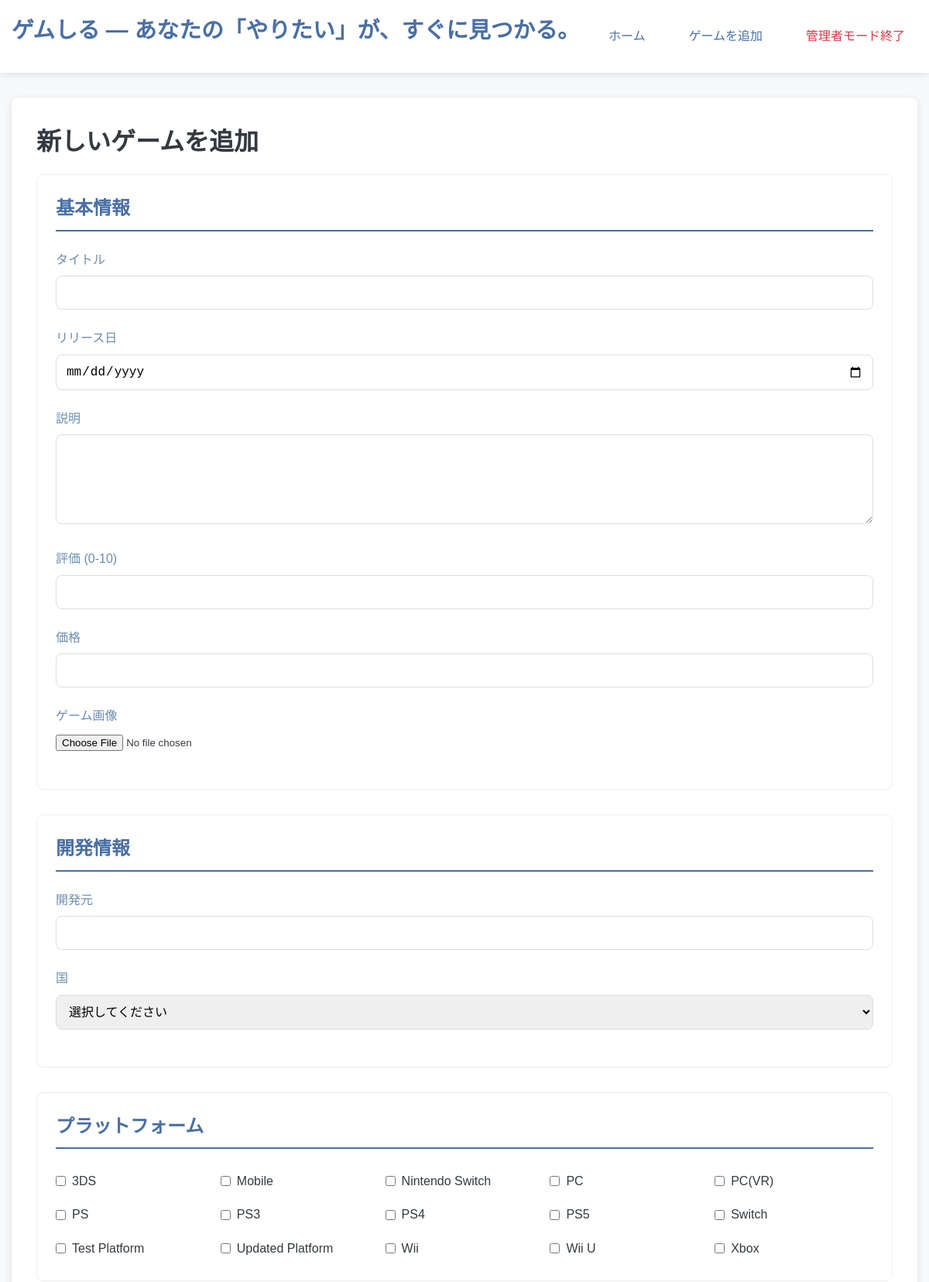
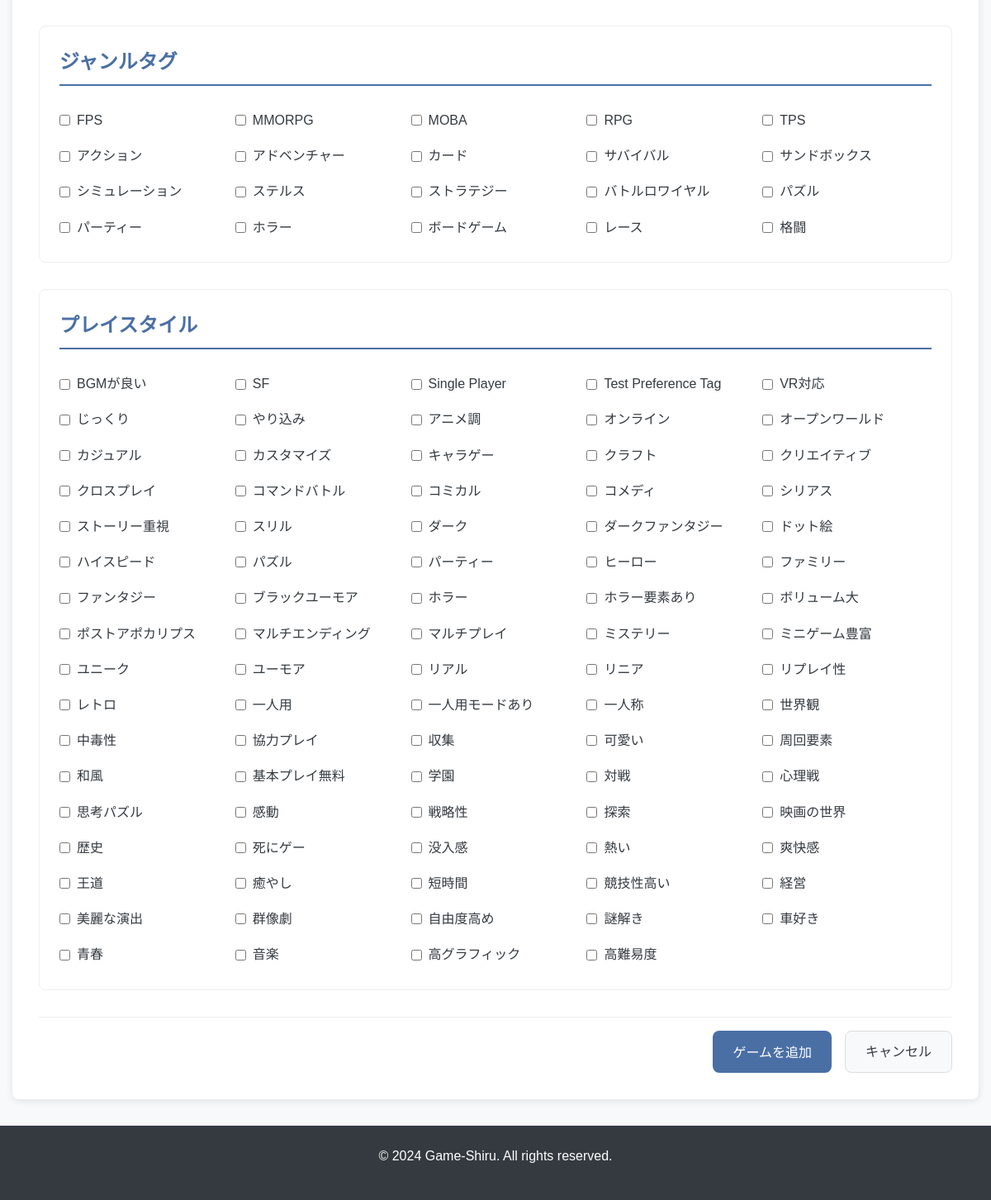
/add (signed in), run on the app's committed database (2 pictures, top to bottom).
### tables this page shows
CREATE TABLE platforms (
    platform_id INTEGER PRIMARY KEY AUTOINCREMENT,
    name TEXT NOT NULL UNIQUE,
    manufacturer TEXT,
    release_year INTEGER
);

CREATE TABLE genres (
    genre_id INTEGER PRIMARY KEY AUTOINCREMENT,
    name TEXT NOT NULL UNIQUE,
    description TEXT
);

### app.py (the view, shortened to what this page needs)
@app.route('/add', methods=['GET', 'POST'])
def add_game():
    filter_options = get_filter_options()
    return render_template('add.html',
                         filter_options=filter_options)

### app.py (called while the page is built)
def get_filter_options():
    genres = game_dao.db_manager.execute_query("SELECT DISTINCT name FROM genres ORDER BY name")
    genre_options = [g[0] for g in genres]
    preferences = game_dao.db_manager.execute_query("SELECT DISTINCT name FROM preferences WHERE category = 'preference' ORDER BY name")
    preference_options = [p[0] for p in preferences]
    countries = game_dao.db_manager.execute_query("SELECT DISTINCT country FROM developers ORDER BY country")
    country_options = [c[0] for c in countries]
    platforms = game_dao.db_manager.execute_query("SELECT DISTINCT name FROM platforms ORDER BY name")
    platform_options = [p[0] for p in platforms]
    return {
        'genres': genre_options,
        'preferences': preference_options,
        'countries': country_options,
        'platforms': platform_options
    }

### backend/db_manager.py (called while the page is built)
    def connect(self) -> sqlite3.Connection:
        if self._connection is None:
            self._connection = sqlite3.connect(self.db_path)
            self._connection.execute("PRAGMA foreign_keys = ON")
            self._connection.execute("PRAGMA case_sensitive_like = ON")
        return self._connection

    @contextmanager
    def get_cursor(self) -> Iterator[sqlite3.Cursor]:
        conn = self.connect()
        cursor = conn.cursor()
        try:
            yield cursor
            conn.commit()
        except Exception as e:
            conn.rollback()
            raise e
        finally:
            cursor.close()

    def execute_query(self, query: str, params: tuple = None) -> list:
        with self.get_cursor() as cursor:
            if params:
                cursor.execute(query, params)
            else:
                cursor.execute(query)
            return cursor.fetchall()

### templates/add.html (shortened to what this page needs)
{% extends "base.html" %}
{% block content %}
<div class="form-page">
    <h1>新しいゲームを追加</h1>
<form method="post" action="{{ url_for('add_game') }}" class="game-form" enctype="multipart/form-data">
        <div class="form-section">
            <h2>基本情報</h2>
            <div class="form-group">
                <label for="title">タイトル</label>
                <input type="text" id="title" name="title" required>
            </div>
            <div class="form-group">
                <label for="release_date">リリース日</label>
                <input type="date" id="release_date" name="release_date" required>
            </div>
            <div class="form-group">
                <label for="description">説明</label>
                <textarea id="description" name="description" rows="5" required></textarea>
            </div>
            <div class="form-group">
                <label for="rating">評価 (0-10)</label>
                <input type="number" id="rating" name="rating" min="0" max="10" step="0.1">
            </div>
            <div class="form-group">
                <label for="price">価格</label>
                <input type="number" id="price" name="price" min="0" step="0.01">
            </div>
            <div class="form-group">
                <label for="image_file">ゲーム画像</label>
                <input type="file" id="image_file" name="image_file" accept="image/*">
            </div>
        </div>
        <div class="form-section">
            <h2>開発情報</h2>
            <div class="form-group">
                <label for="developer_name">開発元</label>
                <input type="text" id="developer_name" name="developer_name" required>
            </div>
            <div class="form-group">
                <label for="developer_country">国</label>
                <select id="developer_country" name="developer_country" required>
                    <option value="">選択してください</option>
                </select>
            </div>
        </div>
        <div class="form-section">
            <h2>プラットフォーム</h2>
            <div class="checkbox-group">
                {% for platform in filter_options.platforms %}
                    <label class="checkbox-label">
                        <input type="checkbox" name="platforms" value="{{ platform }}">
                        {{ platform }}
                    </label>
                {% endfor %}
            </div>
        </div>
        <div class="form-section">
            <h2>ジャンルタグ</h2>
            <div class="checkbox-group">
                {% for genre in filter_options.genres %}
                    <label class="checkbox-label">
                        <input type="checkbox" name="genre_tags" value="{{ genre }}">
                        {{ genre }}
                    </label>
                {% endfor %}
            </div>
        </div>
        <div class="form-section">
            <h2>プレイスタイル</h2>
            <div class="checkbox-group">
                {% for preference in filter_options.preferences %}
                    <label class="checkbox-label">
                        <input type="checkbox" name="preference_tags" value="{{ preference }}">
                        {{ preference }}
                    </label>
                {% endfor %}
            </div>
        </div>
        <div class="form-actions">
            <button type="submit" class="btn-primary">ゲームを追加</button>
            <a href="{{ url_for('index') }}" class="btn-secondary">キャンセル</a>
        </div>
    </form>
</div>
{% endblock %}

### static/style.css (style rules this page uses)
:root { --primary-color: #4a6fa5; --primary-dark: #2c4a73; --secondary-color: #6b8cae; --accent-color: #ff6b6b; --light-color: #f8f9fa; --dark-color: #343a40; --success-color: #28a745; --warning-color: #ffc107; --danger-color: #dc3545; --border-radius: 8px; --box-shadow: 0 2px 10px rgba(0, 0, 0, 0.1); --transition: all 0.3s ease; }
* { margin: 0; padding: 0; box-sizing: border-box; }
body { font-family: 'Noto Sans JP', sans-serif; line-height: 1.6; color: var(--dark-color); background-color: var(--light-color); }
h1, h2, h3, h4 { font-weight: 700; margin-bottom: 1rem; color: var(--dark-color); }
h1 { font-size: 2rem; }
h2 { font-size: 1.5rem; }
a { color: var(--primary-color); text-decoration: none; transition: var(--transition); }
.checkbox-label, .radio-label { display: flex; align-items: center; gap: 0.5rem; padding: 0.3rem 0; cursor: pointer; transition: var(--transition); }
.btn-primary, .btn-secondary, .btn-danger { padding: 0.75rem 1.5rem; border: none; border-radius: var(--border-radius); font-size: 1rem; font-weight: 500; cursor: pointer; transition: var(--transition); text-align: center; }
.btn-primary { background-color: var(--primary-color); color: white; }
.btn-secondary { background-color: var(--light-color); color: var(--dark-color); border: 1px solid #ddd; }
.form-page { background-color: white; border-radius: var(--border-radius); box-shadow: var(--box-shadow); padding: 2rem; }
.game-form { display: flex; flex-direction: column; gap: 2rem; }
.form-section { border: 1px solid #eee; border-radius: var(--border-radius); padding: 1.5rem; }
.form-section h2 { color: var(--primary-color); margin-bottom: 1.5rem; padding-bottom: 0.5rem; border-bottom: 2px solid var(--primary-color); }
.form-group { margin-bottom: 1.5rem; }
.form-group label { display: block; margin-bottom: 0.5rem; font-weight: 500; color: var(--secondary-color); }
.form-group input[type="text"], .form-group input[type="date"], .form-group input[type="number"], .form-group input[type="url"], .form-group select, .form-group textarea { width: 100%; padding: 0.75rem; border: 1px solid #ddd; border-radius: var(--border-radius); font-size: 1rem; transition: var(--transition); }
.form-group textarea { resize: vertical; min-height: 100px; }
.checkbox-group { display: grid; grid-template-columns: repeat(auto-fill, minmax(200px, 1fr)); gap: 0.5rem; }
.form-actions { display: flex; gap: 1rem; justify-content: flex-end; padding-top: 1rem; border-top: 1px solid #eee; }

### data on the page
platforms: name "3DS"
platforms: name "Mobile"
platforms: name "Nintendo Switch"
platforms: name "PC(VR)"
platforms: name "PS3"
platforms: name "PS4"
platforms: name "PS5"
platforms: name "Switch"
platforms: name "Test Platform"
platforms: name "Updated Platform"
platforms: name "Wii"
platforms: name "Wii U"
platforms: name "Xbox"
genres: name "FPS"
genres: name "MMORPG"
genres: name "MOBA"
genres: name "RPG"
genres: name "TPS"
genres: name "アクション"
genres: name "アドベンチャー"
genres: name "カード"
genres: name "サバイバル"
genres: name "サンドボックス"
genres: name "シミュレーション"
genres: name "ステルス"
genres: name "ストラテジー"
genres: name "バトルロワイヤル"
genres: name "ボードゲーム"
genres: name "レース"

### other printed values
{{ platform }} "PC" "PS"
{{ genre }} "パズル" "パーティー" "ホラー" "格闘"
{{ preference }} "BGMが良い" "SF" "Single Player" "Test Preference Tag" "VR対応" "じっくり" "やり込み" "アニメ調" "オンライン" "オープンワールド" "カジュアル" "カスタマイズ" "キャラゲー" "クラフト" "クリエイティブ" "クロスプレイ" "コマンドバトル" "コミカル" "コメディ" "シリアス" "ストーリー重視" "スリル" "ダーク" "ダークファンタジー" "ドット絵" "ハイスピード" "パズル" "パーティー" "ヒーロー" "ファミリー" "ファンタジー" "ブラックユーモア" "ホラー" "ホラー要素あり" "ボリューム大" "ポストアポカリプス" "マルチエンディング" "マルチプレイ" "ミステリー" "ミニゲーム豊富" "ユニーク" "ユーモア" "リアル" "リニア" "リプレイ性" "レトロ" "一人用" "一人用モードあり" "一人称" "世界観" "中毒性" "協力プレイ" "収集" "可愛い" "周回要素" "和風" "基本プレイ無料" "学園" "対戦" "心理戦" "思考パズル" "感動" "戦略性" "探索" "映画の世界" "歴史" "死にゲー" "没入感" "熱い" "爽快感" "王道" "癒やし" "短時間" "競技性高い" "経営" "美麗な演出" "群像劇" "自由度高め" "謎解き" "車好き" "青春" "音楽" "高グラフィック" "高難易度"
